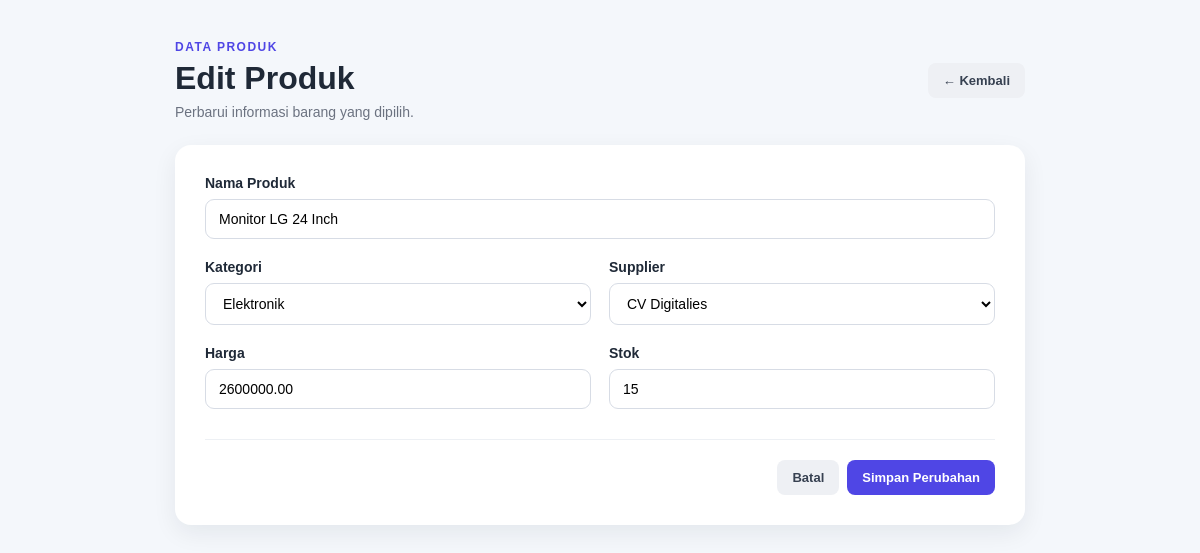
/edit.php?id=5, run on the app's committed database.
### tables this page shows
CREATE TABLE products (
    id INT AUTO_INCREMENT PRIMARY KEY,
    name VARCHAR(150) NOT NULL,
    category_id INT NOT NULL,
    supplier_id INT NOT NULL,
    price DECIMAL(12,2) NOT NULL,
    stock INT NOT NULL,

    FOREIGN KEY (category_id)
        REFERENCES categories(id)
        ON UPDATE CASCADE
        ON DELETE RESTRICT,

    FOREIGN KEY (supplier_id)
        REFERENCES suppliers(id)
        ON UPDATE CASCADE
        ON DELETE RESTRICT
);

CREATE TABLE categories (
    id INT AUTO_INCREMENT PRIMARY KEY,
    name VARCHAR(100) NOT NULL
);

CREATE TABLE suppliers (
    id INT AUTO_INCREMENT PRIMARY KEY,
    name VARCHAR(100) NOT NULL,
    phone VARCHAR(20) NOT NULL
);

### edit.php (the view, shortened to what this page needs)
<?php
$db = Database::getInstance();
$conn = $db->getConnection();
$id = (int)($_GET['id'] ?? 0);
$stmt = $conn->prepare("
    SELECT id, name, category_id, supplier_id, price, stock
    FROM products
    WHERE id = ?
");
$stmt->execute([$id]);
$product = $stmt->fetch();
$categories = $conn->query(
    "SELECT id, name FROM categories ORDER BY name ASC"
)->fetchAll();
$suppliers = $conn->query(
    "SELECT id, name FROM suppliers ORDER BY name ASC"
)->fetchAll();
?>
<!DOCTYPE html>
<html lang="id">
<head>
    <link rel="stylesheet" href="assets/style.css">
</head>
<body>
<div class="container form-container">
    <div class="form-header">
        <div>
            <p class="label">DATA PRODUK</p>
            <h1>Edit Produk</h1>
            <p class="subtitle">Perbarui informasi barang yang dipilih.</p>
        </div>
        <a href="index.php" class="btn btn-reset">← Kembali</a>
    </div>
    <div class="card form-card">
        <form method="POST">
            <div class="form-group">
                <label for="name">Nama Produk</label>
                <input
                    type="text"
                    id="name"
                    name="name"
                    value="<?= htmlspecialchars($_POST['name'] ?? $product['name']) ?>"
                    required
                >
            </div>
            <div class="form-row">
                <div class="form-group">
                    <label for="category_id">Kategori</label>
                    <select id="category_id" name="category_id" required>
                        <?php
                        $selectedCategory = $_POST['category_id'] ?? $product['category_id'];
                        ?>
                        <?php foreach ($categories as $category): ?>
                            <option
                                value="<?= $category['id'] ?>"
                                <?= $selectedCategory == $category['id'] ? 'selected' : '' ?>
                            >
                                <?= htmlspecialchars($category['name']) ?>
                            </option>
                        <?php endforeach; ?>
                    </select>
                </div>
                <div class="form-group">
                    <label for="supplier_id">Supplier</label>
                    <select id="supplier_id" name="supplier_id" required>
                        <?php
                        $selectedSupplier = $_POST['supplier_id'] ?? $product['supplier_id'];
                        ?>
                        <?php foreach ($suppliers as $supplier): ?>
                            <option
                                value="<?= $supplier['id'] ?>"
                                <?= $selectedSupplier == $supplier['id'] ? 'selected' : '' ?>
                            >
                                <?= htmlspecialchars($supplier['name']) ?>
                            </option>
                        <?php endforeach; ?>
                    </select>
                </div>
            </div>
            <div class="form-row">
                <div class="form-group">
                    <label for="price">Harga</label>
                    <input
                        type="number"
                        id="price"
                        name="price"
                        min="0"
                        value="<?= htmlspecialchars($_POST['price'] ?? $product['price']) ?>"
                        required
                    >
                </div>
                <div class="form-group">
                    <label for="stock">Stok</label>
                    <input
                        type="number"
                        id="stock"
                        name="stock"
                        min="0"
                        value="<?= htmlspecialchars($_POST['stock'] ?? $product['stock']) ?>"
                        required
                    >
                </div>
            </div>
            <div class="form-actions">
                <a href="index.php" class="btn btn-reset">Batal</a>
                <button type="submit" class="btn btn-primary">
                    Simpan Perubahan
                </button>
            </div>
        </form>
    </div>
</div>
</body>
</html>

### style.css (style rules this page uses)
* { margin: 0; padding: 0; box-sizing: border-box; }
body { font-family: Arial, sans-serif; background: #f4f7fb; color: #1f2937; min-height: 100vh; }
.container { width: 92%; max-width: 1200px; margin: 40px auto; }
.header, .form-header { display: flex; justify-content: space-between; align-items: center; gap: 20px; margin-bottom: 25px; }
.label { color: #4f46e5; font-size: 12px; font-weight: bold; letter-spacing: 1.5px; margin-bottom: 6px; }
h1 { font-size: 32px; margin-bottom: 7px; }
.subtitle { color: #6b7280; font-size: 14px; }
.card { background: white; border-radius: 16px; padding: 25px; box-shadow: 0 8px 25px rgba(15, 23, 42, 0.07); }
input, select { width: 100%; padding: 11px 13px; border: 1px solid #d7dce5; border-radius: 9px; font-size: 14px; outline: none; background: white; }
.btn { border: none; border-radius: 8px; padding: 10px 15px; text-decoration: none; font-size: 13px; font-weight: bold; cursor: pointer; display: inline-block; transition: 0.2s; }
.btn-primary { background: #4f46e5; color: white; }
.btn-reset { background: #eef0f4; color: #374151; }
.form-container { max-width: 850px; }
.form-card { padding: 30px; }
.form-group { margin-bottom: 20px; }
.form-group label { display: block; font-size: 14px; font-weight: bold; margin-bottom: 8px; }
.form-row { display: grid; grid-template-columns: 1fr 1fr; gap: 18px; }
.form-actions { display: flex; justify-content: flex-end; gap: 8px; margin-top: 10px; padding-top: 20px; border-top: 1px solid #edf0f4; }

### data on the page
products: name "Monitor LG 24 Inch", category_id "Elektronik", supplier_id "CV Digitalies", price "2600000.00", stock "15"
